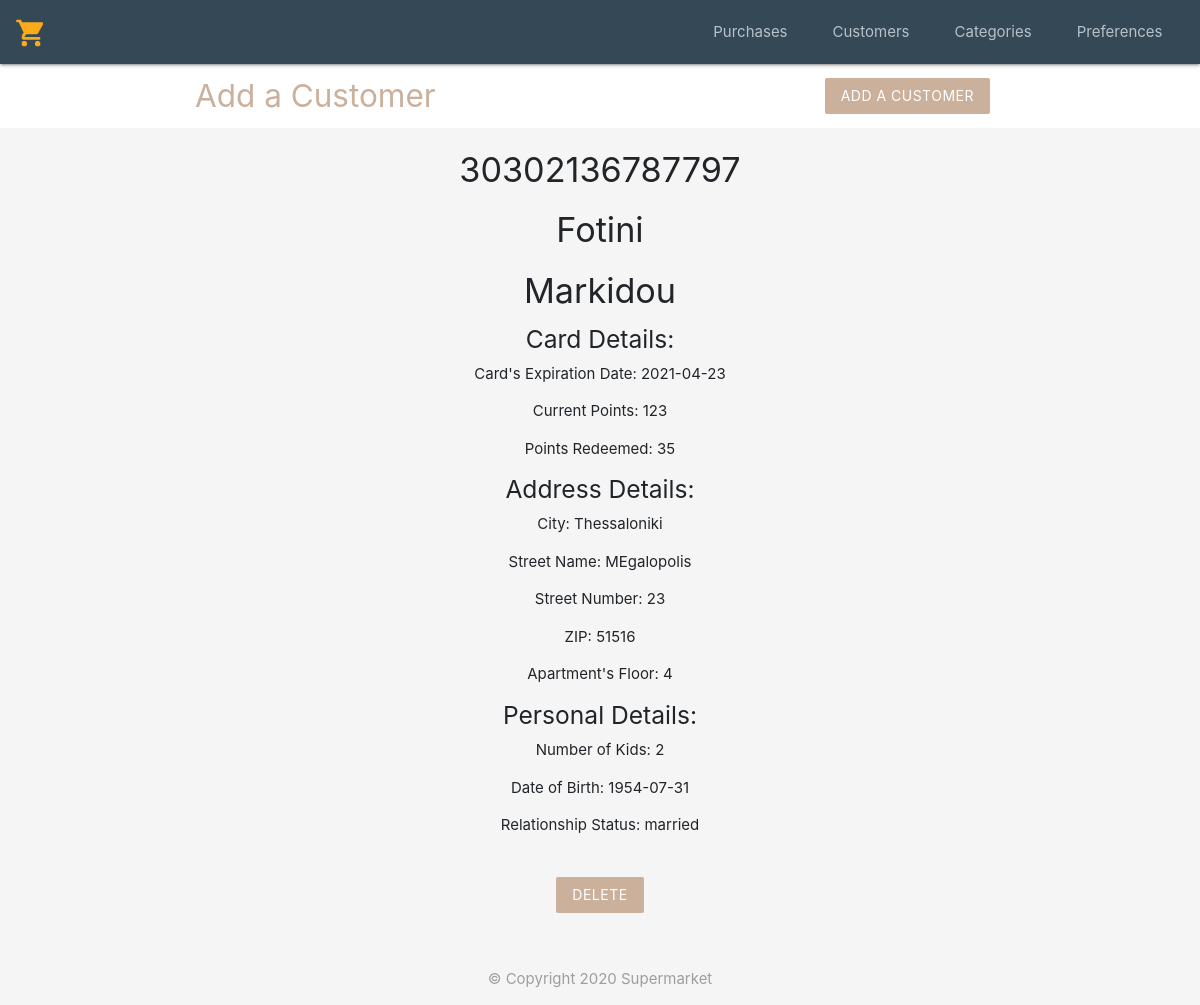
Screenshot of /customer-details.php?cardid=30302136787797 with the database file from the repository.
### tables this page shows
CREATE TABLE `customer` (
  `cardid` bigint(16) NOT NULL,
  `card_exp_date` date NOT NULL,
  `current_points` decimal(5,0) NOT NULL,
  `points_redeemed` decimal(11,0) NOT NULL,
  `first_name` varchar(20) NOT NULL,
  `last_name` varchar(30) NOT NULL,
  `street_name` varchar(30) NOT NULL,
  `street_number` decimal(3,0) NOT NULL,
  `apt_floor` decimal(2,0) NOT NULL,
  `city` varchar(30) NOT NULL,
  `zip` decimal(5,0) NOT NULL,
  `relationship_status` varchar(8) NOT NULL,
  `number_of_kids` tinyint(2) NOT NULL,
  `date_of_birth` date NOT NULL
);

### src/customer-details.php (the view, shortened to what this page needs)
<?php
    include('customer-db-connect.php');
	if(isset($_GET['cardid'])){
        $cardid = mysqli_real_escape_string($conn, $_GET['cardid']);
        $sql = "SELECT * FROM customer WHERE cardid = $cardid";
		$result = mysqli_query($conn, $sql);
        $customer = mysqli_fetch_assoc($result);
    }
?>
<!DOCTYPE html>
<html>
    <?php include('templates/header.php'); ?>
	<?php include('customer-header.php'); ?>
	<div class="container center">
        <?php if($customer): ?>
            <h4><?php echo htmlspecialchars($customer['cardid']); ?></h4>
            <h4><?php echo htmlspecialchars($customer['first_name']); ?></h4>
            <h4><?php echo htmlspecialchars($customer['last_name']); ?></h4>
            <h5>Card Details: </h5>
            <p>Card's Expiration Date: <?php echo date($customer['card_exp_date']); ?></p>
            <p>Current Points: <?php echo htmlspecialchars($customer['current_points']); ?></p>
            <p>Points Redeemed: <?php echo htmlspecialchars($customer['points_redeemed']); ?></p>
            <h5>Address Details:</h5>
            <p>City: <?php echo htmlspecialchars($customer['city']); ?></p>
            <p>Street Name: <?php echo htmlspecialchars($customer['street_name']); ?></p>
            <p>Street Number: <?php echo htmlspecialchars($customer['street_number']); ?></p>
            <p>ZIP: <?php echo htmlspecialchars($customer['zip']); ?></p>
            <p>Apartment's Floor: <?php echo htmlspecialchars($customer['apt_floor']); ?></p>
            <h5>Personal Details:</h5>
            <p>Number of Kids: <?php echo htmlspecialchars($customer['number_of_kids']); ?></p>
            <p>Date of Birth: <?php echo date($customer['date_of_birth']); ?></p>
            <p>Relationship Status: <?php echo htmlspecialchars($customer['relationship_status']); ?></p>
            <form>
            <form action="customer-details.php" method="POST">
				<input type="submit" name="delete" value="Delete" class="btn brand z-depth-0">
            </form>
		<?php else: ?>
			<h5>No such Customer exists.</h5>
		<?php endif ?>
	</div>
	<?php include('customer-footer.php'); ?>
</html>

### src/customer-header.php (style rules this page uses)
.brand { background: #cbb09c !important; }
form { max-width: 460px; margin: 20px auto; padding: 20px; }

### rows the page displays
customer: cardid "30302136787797", first_name "Fotini", last_name "Markidou", card_exp_date "2021-04-23", current_points "123", points_redeemed "35", city "Thessaloniki", street_name "MEgalopolis", street_number "23", zip "51516", apt_floor "4", number_of_kids "2", date_of_birth "1954-07-31", relationship_status "married"
